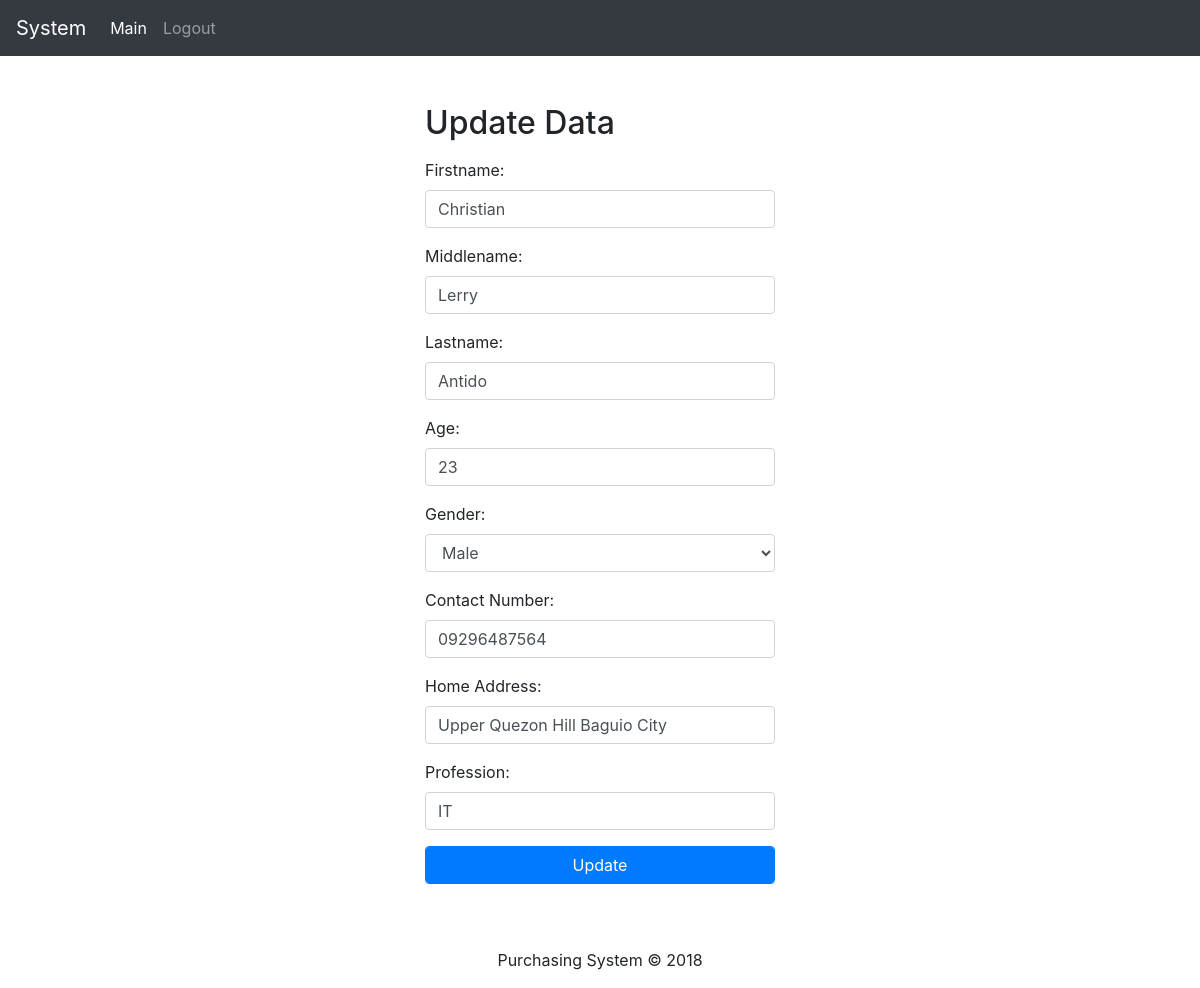
/admin/edit_user.php?edit=1 (signed in), run on the app's committed database.
### tables this page shows
CREATE TABLE `users` (
  `user_id` int(11) NOT NULL,
  `first_name` varchar(45) NOT NULL,
  `middle_name` varchar(45) DEFAULT NULL,
  `last_name` varchar(45) NOT NULL,
  `age` int(11) NOT NULL,
  `gender` varchar(45) NOT NULL,
  `contact_number` varchar(45) NOT NULL,
  `home_address` varchar(45) NOT NULL,
  `profession` varchar(45) NOT NULL,
  `createdDate` datetime DEFAULT NULL,
  `updatedDate` datetime DEFAULT NULL
);

### admin/edit_user.php (the view, shortened to what this page needs)
<?php
	include '../db_connection/config.php';
	if(isset($_GET['edit'])){
		$id = $_GET['edit'];
		$sql = "SELECT * FROM users WHERE user_id = '$id'";
		$result = mysqli_query($conn, $sql);
	}
?>
<!DOCTYPE html>
<html>
<head>
	<link rel="stylesheet" type="text/css" href="../assets/css/bootstrap.css">
	<link rel="stylesheet" type="text/css" href="../assets/css/style.css">
</head>
<body>
	<header>
		<nav class="navbar navbar-expand-lg navbar-dark bg-dark">
			<a class="navbar-brand" href="main.php">System</a>
			<div class="collapse navbar-collapse">
				<ul class="navbar-nav">
					<li class="nav-item">
						<a class="nav-link active" href="main.php">Main</a>
					</li>
					<li class="nav-item">
						<a class="nav-link" href="model/logout.php">Logout</a>
					</li>
				</ul>
			</div>
		</nav>
	</header>
	<main>
		<div class="container mt-5">
			<div class="row">
				<div class="col-md">
				</div>
				<div class="col-md">
					<?php while($row = $result->fetch_assoc()) { ?>
					<form action="model/edit.php" method="POST">
						<h2>Update Data</h2>
						<div class="form-group">
							<label>Firstname:</label>
							<input type="text" class="form-control" name="fName" value="<?php echo $row['first_name']; ?>">
						</div>
						<div class="form-group">
							<label>Middlename:</label>
							<input type="text" class="form-control" name="mName" value="<?php echo $row['middle_name']; ?>">
						</div>
						<div class="form-group">
							<label>Lastname:</label>
							<input type="text" class="form-control" name="lName" value="<?php echo $row['last_name']; ?>">
						</div>
						<div class="form-group">
							<label>Age:</label>
							<input type="number" class="form-control" name="age" value="<?php echo $row['age']; ?>">
						</div>
						<div class="form-group">
							<label>Gender:</label>
							<select class="form-control" name="gender">
								<option value="<?php echo $row['gender']; ?>"><?php echo $row['gender']; ?></option>
							</select>
						</div>
						<div class="form-group">
							<label>Contact Number:</label>
							<input type="text" class="form-control" name="contactNum" value="<?php echo $row['contact_number']; ?>">
						</div>
						<div class="form-group">
							<label>Home Address:</label>
							<input type="text" class="form-control" name="homeAddr" value="<?php echo $row['home_address']; ?>">
						</div>
						<div class="form-group">
							<label>Profession:</label>
							<input type="text" class="form-control" name="profession" value="<?php echo $row['profession']; ?>">
						</div>
						<div class="form-group">
							<input type="submit" class="form-control btn-primary" name="edit" value="Update">
						</div>
					</form>
					<?php } ?>
				</div>
				<div class="col-md">
				</div>
			</div>
		</div>
	</main>
	<footer class="footer mt-5">
		<?php include '../includes/footer.php'; ?>
	</footer>
</body>
</html>

### data on the page
users: fName "Christian", mName "Lerry", lName "Antido", age "23", gender "Male", contactNum "09296487564", homeAddr "Upper Quezon Hill Baguio City", profession "IT"
